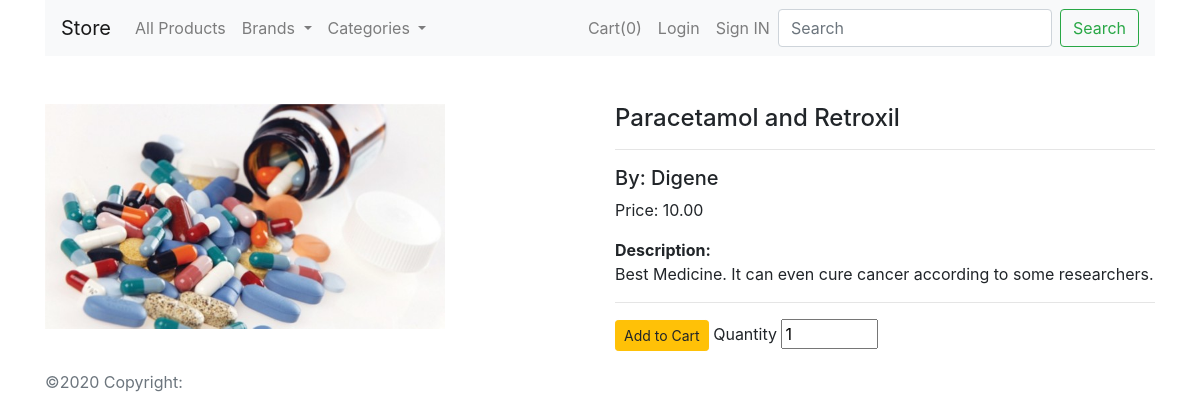
The app's page /product/2 with its own data.
### shop/products/models.py (models this page shows, shortened)
class Product(db.Model):
    id = db.Column(db.Integer, primary_key=True)
    name = db.Column(db.String(80), nullable=False)
    price = db.Column(db.Numeric(10, 2), nullable=False)
    stock = db.Column(db.Integer, nullable=False)
    desc = db.Column(db.Text, nullable=False)
    pub_date = db.Column(db.DateTime, nullable=False, default=datetime.now())
    brand_id = db.Column(db.Integer, db.ForeignKey('brand.id', ondelete="CASCADE"), nullable=False)
    brand = db.relationship('Brand', backref=db.backref('brand', lazy=True))
    category_id = db.Column(db.Integer, db.ForeignKey('category.id', ondelete="CASCADE"), nullable=False)
    category = db.relationship('Category', backref=db.backref('category', lazy=True))
    image_1 = db.Column(db.String(256), nullable=False, default='image1.jpg')

class Brand(db.Model):
    id = db.Column(db.Integer, primary_key=True)
    name = db.Column(db.String(64), nullable=False, unique=True)

### shop/products/routes.py (the view)
@app.route('/product/<int:product_id>')
def product_details(product_id):
    product = Product.query.get_or_404(product_id)
    brands = Brand.query.join(Product, (Brand.id == Product.brand_id)).all()
    Category.query.join(Product, (Category.id == Product.category_id)).all()
    return render_template('products/product_details.html', product=product, title=product.name, brands=brands,
                           categories=get_entities_with_products('category'))

### shop/products/routes.py (called while the page is built)
def get_entities_with_products(entity_type):
    if entity_type == 'brand':
        entities = Brand.query.join(Product, (Brand.id == Product.brand_id)).all()
    elif entity_type == 'category':
        entities = Category.query.join(Product, (Category.id == Product.category_id)).all()
    else:
        raise ValueError("Invalid entity_type. It should be 'brand' or 'category'.")
    return entities

### shop/templates/products/product_details.html (shortened to what this page needs)
{% extends 'layout.html' %}
{% block body_block %}
    {% include 'navbar.html' %}
    <div class="container mt-5">
        <div class="row">
            <div class="col-md-6" id='b_image'>
                <img src="{{ url_for('static', filename='images/'+product.image_1) }}" alt="{{ product.name }}"
                     width="400px">
            </div>
            <div class="col-md-6">
                <h4>{{ product.name }}</h4>
                <hr>
                <h5>By: {{ product.brand.name }}</h5>
                <p>Price: {{ product.price }}</p>
                <strong>Description:</strong>
                <p>{{ product.desc }}</p>
                <hr>
                <form action="{{ url_for('add_cart') }}" method="post">
                    <button type="submit" class="btn btn-sm btn-warning">Add to Cart</button>
                    <label for="">Quantity</label>
                    <input type="number" name="quantity" id='' value="1" min="1" max="{{ product.stock }}">
                </form>
            </div>
        </div>
    </div>
{% endblock body_block %}

### records on screen
Product: image_1 (picture), name "Paracetamol and Retroxil", price "10.00", desc "Best Medicine. It can even cure cancer according to some researchers."
Brand: brand.name "Digene"

### other values on screen
{{ session['shop_cart']|length }} "0"
